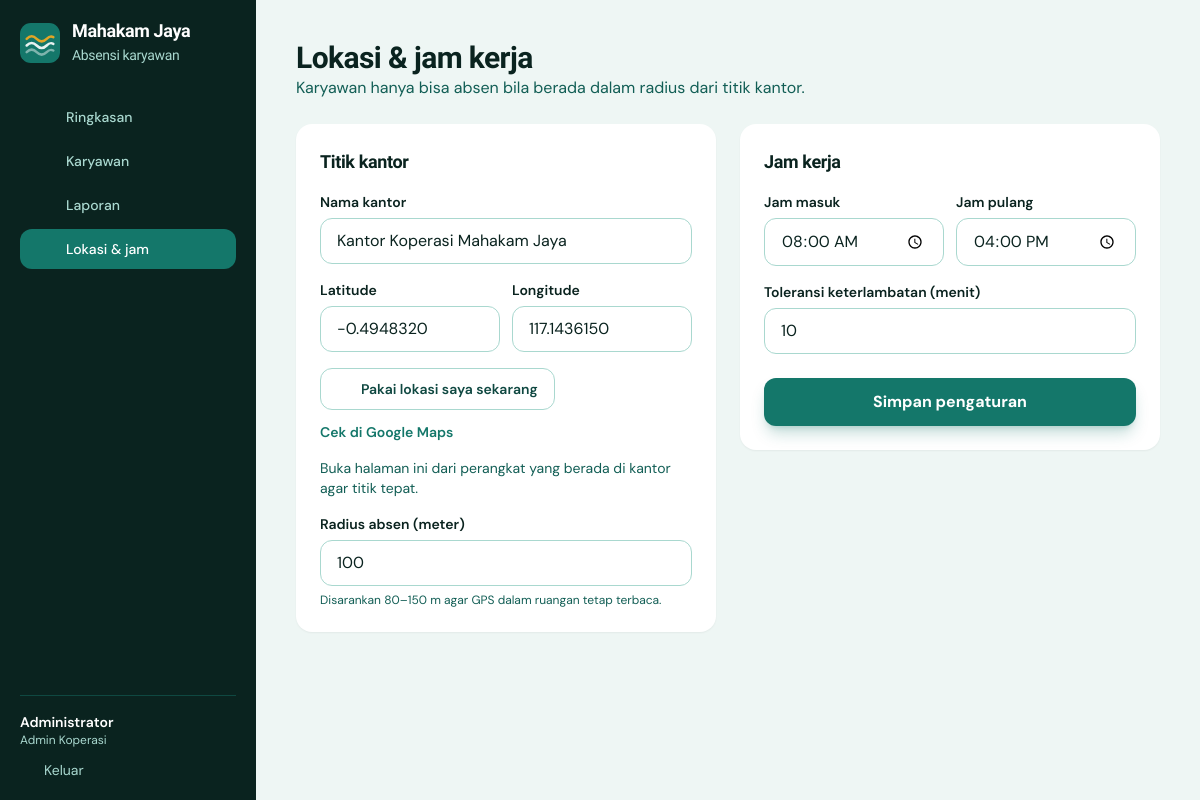
The app's page /admin/pengaturan.php (signed in) with its own data.
### tables this page shows
CREATE TABLE IF NOT EXISTS users (
  id INT UNSIGNED AUTO_INCREMENT PRIMARY KEY,
  nip VARCHAR(30) NOT NULL UNIQUE,
  nama VARCHAR(100) NOT NULL,
  jabatan VARCHAR(80) NOT NULL DEFAULT 'Staf',
  role ENUM('admin','karyawan') NOT NULL DEFAULT 'karyawan',
  password VARCHAR(255) NOT NULL,
  aktif TINYINT(1) NOT NULL DEFAULT 1,
  created_at TIMESTAMP NOT NULL DEFAULT CURRENT_TIMESTAMP
);

CREATE TABLE IF NOT EXISTS pengaturan (
  id TINYINT UNSIGNED PRIMARY KEY DEFAULT 1,
  nama_kantor VARCHAR(120) NOT NULL,
  lat DECIMAL(10,7) NOT NULL,
  lng DECIMAL(10,7) NOT NULL,
  radius_m SMALLINT UNSIGNED NOT NULL DEFAULT 100,
  jam_masuk TIME NOT NULL DEFAULT '08:00:00',
  jam_pulang TIME NOT NULL DEFAULT '16:00:00',
  toleransi_menit SMALLINT UNSIGNED NOT NULL DEFAULT 10
);

### admin/pengaturan.php (the view, shortened to what this page needs)
<?php
require __DIR__ . '/../config/app.php';
$adm = require_login('admin');
$title = 'Lokasi & jam'; $active = 'pengaturan';
require __DIR__ . '/../includes/admin_top.php';
$p = pengaturan();
$in = 'w-full rounded-xl border border-river-200 bg-white px-4 py-2.5 outline-none focus:border-river-600 focus:ring-4 focus:ring-river-100';
?>
<div class="mb-6">
  <h1 class="font-display text-3xl font-bold">Lokasi &amp; jam kerja</h1>
  <p class="text-river-700">Karyawan hanya bisa absen bila berada dalam radius dari titik kantor.</p>
</div>
<form method="post" class="grid gap-6 lg:grid-cols-2">
  <section class="rounded-2xl bg-white p-6 shadow-sm">
    <h2 class="font-display text-lg font-bold">Titik kantor</h2>
    <div class="mt-4 space-y-4">
      <div><label for="nama_kantor" class="mb-1.5 block text-sm font-semibold">Nama kantor</label>
        <input id="nama_kantor" name="nama_kantor" required value="<?= e($p['nama_kantor']) ?>" class="<?= $in ?>"></div>
      <div class="grid grid-cols-2 gap-3">
        <div><label for="lat" class="mb-1.5 block text-sm font-semibold">Latitude</label>
          <input id="lat" name="lat" required inputmode="decimal" value="<?= e((string)$p['lat']) ?>" class="<?= $in ?> tabnum"></div>
        <div><label for="lng" class="mb-1.5 block text-sm font-semibold">Longitude</label>
          <input id="lng" name="lng" required inputmode="decimal" value="<?= e((string)$p['lng']) ?>" class="<?= $in ?> tabnum"></div>
      </div>
      <div class="flex flex-wrap items-center gap-3">
        <button type="button" id="btn-here" class="inline-flex items-center gap-2 rounded-xl border border-river-200 px-4 py-2.5 text-sm font-semibold text-river-800 hover:bg-river-50"><?= icon('pin', 'w-4 h-4') ?>Pakai lokasi saya sekarang</button>
        <a id="map-link" target="_blank" rel="noopener" class="text-sm font-semibold text-river-600 hover:underline" href="https://www.google.com/maps?q=<?= e($p['lat'] . ',' . $p['lng']) ?>">Cek di Google Maps</a>
      </div>
      <p id="here-msg" class="text-sm text-river-700">Buka halaman ini dari perangkat yang berada di kantor agar titik tepat.</p>
      <div><label for="radius_m" class="mb-1.5 block text-sm font-semibold">Radius absen (meter)</label>
        <input id="radius_m" name="radius_m" type="number" min="20" max="2000" required value="<?= (int)$p['radius_m'] ?>" class="<?= $in ?>">
        <p class="mt-1.5 text-xs text-river-700">Disarankan 80–150 m agar GPS dalam ruangan tetap terbaca.</p></div>
    </div>
  </section>
  <section class="rounded-2xl bg-white p-6 shadow-sm lg:self-start">
    <h2 class="font-display text-lg font-bold">Jam kerja</h2>
    <div class="mt-4 grid grid-cols-2 gap-3">
      <div><label for="jam_masuk" class="mb-1.5 block text-sm font-semibold">Jam masuk</label>
        <input id="jam_masuk" name="jam_masuk" type="time" required value="<?= jam($p['jam_masuk']) ?>" class="<?= $in ?>"></div>
      <div><label for="jam_pulang" class="mb-1.5 block text-sm font-semibold">Jam pulang</label>
        <input id="jam_pulang" name="jam_pulang" type="time" required value="<?= jam($p['jam_pulang']) ?>" class="<?= $in ?>"></div>
    </div>
    <div class="mt-4"><label for="toleransi_menit" class="mb-1.5 block text-sm font-semibold">Toleransi keterlambatan (menit)</label>
      <input id="toleransi_menit" name="toleransi_menit" type="number" min="0" max="120" required value="<?= (int)$p['toleransi_menit'] ?>" class="<?= $in ?>"></div>
    <button class="mt-6 w-full rounded-xl bg-river-600 px-5 py-3 font-bold text-white shadow-lg shadow-river-600/25 hover:bg-river-700">Simpan pengaturan</button>
  </section>
</form>
<?php require __DIR__ . '/../includes/admin_bottom.php'; ?>

### includes/admin_top.php (shortened to what this page needs)
<?php
$adm = require_login('admin');
require __DIR__ . '/head.php';
$nav = [
    'index'      => ['Ringkasan', 'home', 'admin/index.php'],
    'karyawan'   => ['Karyawan', 'users', 'admin/karyawan.php'],
    'laporan'    => ['Laporan', 'file', 'admin/laporan.php'],
    'pengaturan' => ['Lokasi & jam', 'pin', 'admin/pengaturan.php'],
];
?>
<body class="min-h-full bg-river-50 text-river-950">
<div class="lg:flex min-h-screen">
  <aside class="hidden lg:flex lg:w-64 shrink-0 flex-col bg-river-950 text-river-100 p-5 sticky top-0 h-screen">
    <a href="<?= url('admin/index.php') ?>" class="flex items-center gap-3 mb-8">
      <?= logo_mark('w-10 h-10') ?>
      <span class="font-display text-lg font-bold leading-tight text-white">Mahakam Jaya<br><span class="text-sm font-medium text-river-200">Absensi karyawan</span></span>
    </a>
    <nav class="space-y-1 flex-1">
      <?php foreach ($nav as $k => [$label, $ic, $href]): ?>
        <a href="<?= url($href) ?>" class="flex items-center gap-3 rounded-xl px-3.5 py-2.5 text-sm font-medium transition <?= $active === $k ? 'bg-river-600 text-white' : 'text-river-200 hover:bg-river-900 hover:text-white' ?>">
          <?= icon($ic) ?><?= e($label) ?>
        </a>
      <?php endforeach; ?>
    </nav>
    <div class="border-t border-river-800 pt-4">
      <div class="text-sm font-semibold text-white"><?= e($adm['nama']) ?></div>
      <div class="text-xs text-river-200 mb-3"><?= e($adm['jabatan']) ?></div>
      <a href="<?= url('logout.php') ?>" class="flex items-center gap-2 text-sm text-river-200 hover:text-white"><?= icon('logout', 'w-4 h-4') ?>Keluar</a>
    </div>
  </aside>
  <div class="flex-1 min-w-0">
    <main class="p-4 sm:p-6 lg:p-10 max-w-6xl">

### includes/head.php (style rules this page uses)
body { font-family: 'DM Sans', system-ui, sans-serif; -webkit-font-smoothing: antialiased; }
.font-display { font-family: 'Bricolage Grotesque', 'DM Sans', sans-serif; letter-spacing: -0.02em; }
.tabnum { font-variant-numeric: tabular-nums; }

### records on screen
users: nama "Administrator", jabatan "Admin Koperasi"
pengaturan: nama_kantor "Kantor Koperasi Mahakam Jaya", lat "-0.4948320", lng "117.1436150", radius_m "100", jam_masuk "08:00", jam_pulang "16:00", toleransi_menit "10"

### other values on screen
$label "Ringkasan"
$label "Karyawan"
$label "Laporan"
$label "Lokasi & jam"
